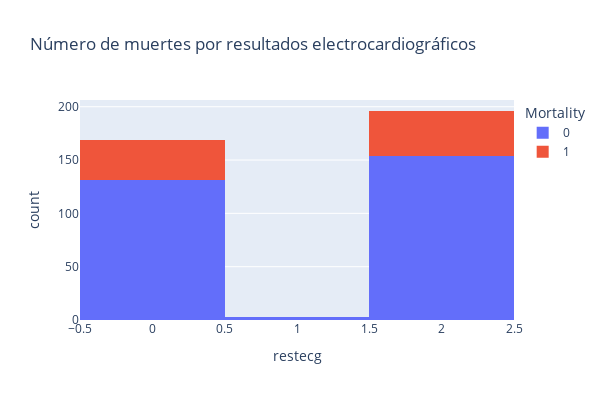

Notebook code for this chart:
### Code cell
#Visualización de el número de muertes por resultados electrocardiográficos
fig = px.histogram(train, x="restecg", color="Mortality", title="Número de muertes por resultados electrocardiográficos", height=400, width=600)
#fig.show(renderer="colab")
fig.show()

### Figure 1 — Plotly figure (JSON) as saved in the notebook; plotly's stock layout.template omitted (floating-point values rounded to 4 significant figures; data arrays with more than 128 entries replaced by an {"elided": "..."} marker saying what was removed)
{"data": [{"alignmentgroup": "True", "bingroup": "x", "hovertemplate": "Mortality=0<br>restecg=%{x}<br>count=%{y}<extra></extra>", "legendgroup": "0", "marker": {"color": "#636efa", "pattern": {"shape": ""}}, "name": "0", "offsetgroup": "0", "orientation": "v", "showlegend": true, "type": "histogram", "x": {"elided": "288 int values"}, "xaxis": "x", "yaxis": "y"}, {"alignmentgroup": "True", "bingroup": "x", "hovertemplate": "Mortality=1<br>restecg=%{x}<br>count=%{y}<extra></extra>", "legendgroup": "1", "marker": {"color": "#EF553B", "pattern": {"shape": ""}}, "name": "1", "offsetgroup": "1", "orientation": "v", "showlegend": true, "type": "histogram", "x": [2, 2, 0, 2, 2, 0, 0, 0, 2, 0, 2, 2, 0, 2, 0, 2, 0, 2, 2, 0, 2, 2, 2, 2, 0, 2, 0, 2, 2, 0, 0, 0, 2, 0, 2, 2, 0, 2, 0, 2, 0, 2, 0, 2, 2, 0, 0, 0, 2, 0, 2, 2, 0, 2, 0, 2, 0, 0, 2, 2, 0, 0, 0, 2, 0, 2, 2, 0, 0, 0, 2, 0, 2, 2, 0, 2, 0, 2, 0, 2], "xaxis": "x", "yaxis": "y"}], "layout": {"barmode": "relative", "height": 400, "legend": {"title": {"text": "Mortality"}, "tracegroupgap": 0}, "title": {"text": "Número de muertes por resultados electrocardiográficos"}, "width": 600, "xaxis": {"anchor": "y", "domain": [0, 1], "title": {"text": "restecg"}}, "yaxis": {"anchor": "x", "domain": [0, 1], "title": {"text": "count"}}}}
